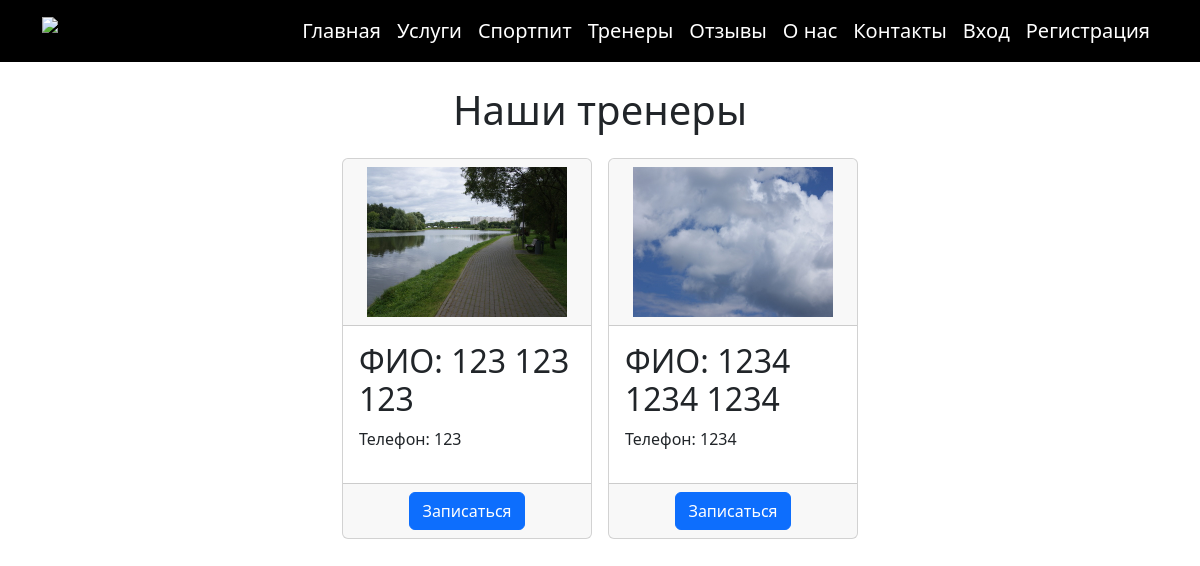
The app's page /trainers/index.php with its own data.
### tables this page shows
CREATE TABLE `users` (
  `id` int NOT NULL,
  `role` int NOT NULL DEFAULT '0',
  `name` varchar(255) NOT NULL,
  `surname` varchar(255) NOT NULL,
  `middle_name` varchar(255) NOT NULL,
  `phone` int NOT NULL,
  `password` varchar(255) NOT NULL,
  `birthday` datetime NOT NULL,
  `avatar` varchar(255) NOT NULL DEFAULT 'user.png',
  `address` varchar(255) NOT NULL,
  `created_at` timestamp NOT NULL DEFAULT CURRENT_TIMESTAMP,
  `updated_at` timestamp NOT NULL DEFAULT CURRENT_TIMESTAMP
);

### trainers/index.php (the view, shortened to what this page needs)
<?php
require_once '../controllers/connect.php';
require_once '../content/header.php';
$trainers = $connect->query("SELECT * FROM users WHERE role = '2'");
?>
<main class="pt-4">
    <div class="container">
        <div class='text-center'>
            <h1>Наши тренеры</h1>
        </div>
        <div class='justify-content-center d-flex flex-wrap gap-3 mt-4' >
            <?php foreach ($trainers as $item):?>
                <div class='card d-flex flex-column' style="width: 250px">
                    <div class="card-header text-center">
                        <img height="150px" src='../assets/pictures/<?=$item['avatar']?>'>
                    </div>
                    <div class="card-body">
                        <p class="h2">ФИО: <?php echo ($item['name'] . ' ' . $item['surname'] . ' ' . $item['middle_name']); ?></p>
                        <p>Телефон: <?=$item['phone']?></p>
                    </div>
                    <div class="card-footer text-center">
                        <a class="btn btn-primary " href='/trainers/trainer_card.php?id_trainer=<?=$item['id']?>'>Записаться</a>
                    </div>
                </div>
            <?php endforeach;?>
        </div>
    </div>
</main>

### records on screen
users: avatar (picture), name "123", surname "123", middle_name "123", phone "123"
users: avatar (picture), name "1234", surname "1234", middle_name "1234", phone "1234"
